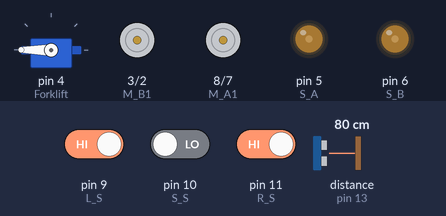
Simulated run of this sketch. Board: Arduino Uno, built with avr-gcc and run on an emulated ATmega328P. Parts: servo, motor-driver pin pairs drawn as motors (green arrow = first pin HIGH = forward, orange = second pin HIGH = backward, longer = more drive), output pins drawn as LEDs (lit = HIGH). Wiring (inferred from the names in the program): ultrasonic range finder: trigger pin 12; echo pin 13. Inputs (shaded band) come from the test bench; at power-on: distance to the obstacle (sensor on pin 13) 80 cm, pin 9 (L_S) HIGH, pin 11 (R_S) HIGH, pin 10 (S_S) LOW. The echo pulse lasts 58.3 µs per cm; pins used as bus, display or sensor lines are not drawn.

Above: at 1.2 s.
1.3 s: distance to the obstacle (sensor on pin 13) set to 5 cm
4.0 s: distance to the obstacle (sensor on pin 13) set to 2 cm
At 5.66 s:
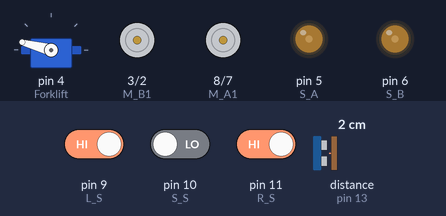
7.0 s: pin 9 (L_S) driven LOW
At 9.4 s:
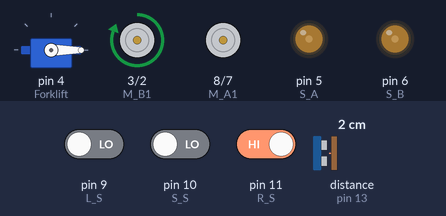
9.8 s: pin 11 (R_S) driven LOW
At 10.9 s:
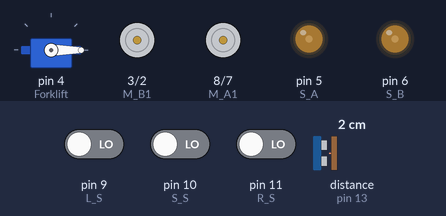
11.3 s: pin 10 (S_S) driven HIGH
At 12.0 s:
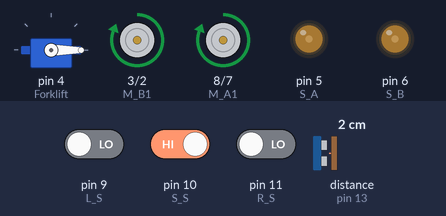
12.8 s: pin 9 (L_S) driven HIGH
At 13.1 s:
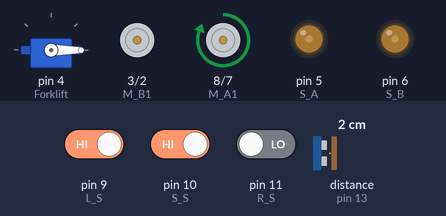
Timing chart, 0 to 15.3 s (numbered marks = the images above; inputs shaded):
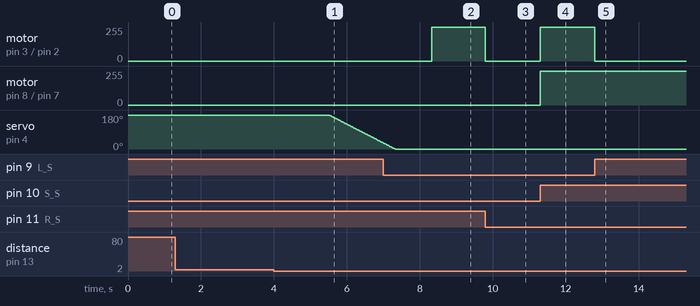

The sketch:

forklift.ino
```cpp
#include  <Servo.h>

Servo Forklift;


int S_A = 5;    // Speed motor A
int M_A1 = 8;   // Motor A = +
int M_A2 = 7;   // Motor A = -
int M_B1 = 3;   // Motor B = -
int M_B2 = 2;   // Motor B = +
int S_B = 6;    // Speed motor B

int R_S = 11;   // Sensor R
int S_S = 10;   // Sensor S
int L_S = 9;    // Sensor L

const int trigPin = 12; // Ultrasonic sensor trigger pin
const int echoPin = 13; // Ultrasonic sensor echo pin

void setup() {

  Forklift.attach(4);  //servo motor pin
  Forklift.write(180);  //servo motor initial position

  pinMode(M_B1, OUTPUT);
  pinMode(M_B2, OUTPUT);
  pinMode(M_A1, OUTPUT);
  pinMode(M_A2, OUTPUT);
  pinMode(S_B, OUTPUT);
  pinMode(S_A, OUTPUT);

  pinMode(L_S, INPUT);
  pinMode(S_S, INPUT);
  pinMode(R_S, INPUT);

  pinMode(trigPin, OUTPUT);
  pinMode(echoPin, INPUT);

  analogWrite(S_A, 65);
  analogWrite(S_B, 65);
  //delay(200);
}

void loop() {

   float distance = getUltrasonicDistance();

   if (distance <3) {
     Stop();                 // Stop the robot if an object is detected within 3cm
     delay(1500);
     for(int i =180; i>=0; i--){
         Forklift.write(i);
         delay(10);
     }

     delay(1000);

     while(true){

      if ((digitalRead(L_S) == 0) && (digitalRead(S_S) == 1) && (digitalRead(R_S) == 0)) {
          forward();
        }

        if ((digitalRead(L_S) == 1) && (digitalRead(S_S) == 1) && (digitalRead(R_S) == 0)) {
          turnLeft();
        }

        if ((digitalRead(L_S) == 1) && (digitalRead(S_S) == 0) && (digitalRead(R_S) == 0)) {
          turnLeft();
        }

        if ((digitalRead(L_S) == 0) && (digitalRead(S_S) == 1) && (digitalRead(R_S) == 1)) {
          turnRight();
        }

        if ((digitalRead(L_S) == 0) && (digitalRead(S_S) == 0) && (digitalRead(R_S) == 1)) {
          turnRight();
        }

        if ((digitalRead(L_S) == 1) && (digitalRead(S_S) == 1) && (digitalRead(R_S) == 1)) {                //all sensors in black line
          Stop();
          delay(1500);
          for(int i =0; i<=180; i++){
             Forklift.write(i);
             delay(10);
          }
          delay(1000);
          backward();
          delay(600);
          while(true){
            Stop();
          }

        }

        if ((digitalRead(L_S) == 0) && (digitalRead(S_S) == 0) && (digitalRead(R_S) == 0)) {
          Stop();
        }


     }
   }

    else {

        if ((digitalRead(L_S) == 0) && (digitalRead(S_S) == 1) && (digitalRead(R_S) == 0)) {
          forward();
        }

        if ((digitalRead(L_S) == 1) && (digitalRead(S_S) == 1) && (digitalRead(R_S) == 0)) {
          turnLeft();
        }

        if ((digitalRead(L_S) == 1) && (digitalRead(S_S) == 0) && (digitalRead(R_S) == 0)) {
          turnLeft();
        }

        if ((digitalRead(L_S) == 0) && (digitalRead(S_S) == 1) && (digitalRead(R_S) == 1)) {
          turnRight();
        }

        if ((digitalRead(L_S) == 0) && (digitalRead(S_S) == 0) && (digitalRead(R_S) == 1)) {
          turnRight();
        }

        if ((digitalRead(L_S) == 1) && (digitalRead(S_S) == 1) && (digitalRead(R_S) == 1)) {
          Stop();
        }

        if ((digitalRead(L_S) == 0) && (digitalRead(S_S) == 0) && (digitalRead(R_S) == 0)) {
          Stop();
        }
  }


}


void forward() {
  digitalWrite(M_A1, HIGH);
  digitalWrite(M_A2, LOW);
  digitalWrite(M_B1, HIGH);
  digitalWrite(M_B2, LOW);
}

void backward() {
  digitalWrite(M_A1, LOW);
  digitalWrite(M_A2, HIGH);
  digitalWrite(M_B1, LOW);
  digitalWrite(M_B2, HIGH);
}


void turnRight() {
  digitalWrite(M_A1, LOW);
  digitalWrite(M_A2, LOW);
  digitalWrite(M_B1, HIGH);
  digitalWrite(M_B2, LOW);
}

void turnLeft() {
  digitalWrite(M_A1, HIGH);
  digitalWrite(M_A2, LOW);
  digitalWrite(M_B1, LOW);
  digitalWrite(M_B2, LOW);
}

void Stop() {
  digitalWrite(M_A1, LOW);
  digitalWrite(M_A2, LOW);
  digitalWrite(M_B1, LOW);
  digitalWrite(M_B2, LOW);
}

void setupUltrasonic() {
  // Additional ultrasonic sensor setup code if needed
}

float getUltrasonicDistance() {
  digitalWrite(trigPin, LOW);
  delayMicroseconds(2);
  digitalWrite(trigPin, HIGH);
  delayMicroseconds(10);
  digitalWrite(trigPin, LOW);

  unsigned long duration = pulseIn(echoPin, HIGH);
  float distance = duration * 0.034 / 2;

  return distance;
}
```

Measured:
- the behaviour switches between 4 and 3 cm on distance to the obstacle (sensor on pin 13) (found by bisection; images 0 and 1)
- after the input at 1.3 s, every drawn part: stays the same
- after the input at 4.0 s, servo on pin 4 (Forklift): moves from 180° to 33° over 1.5 s, starting after 1.5 s
- after the input at 7.0 s, motor on pin 3 (M_B1) / pin 2 (M_B2): stopped → forward 255/255 after 1.3 s
- after the input at 9.8 s, motor on pin 3 (M_B1) / pin 2 (M_B2): forward 255/255 → stopped at once
- after the input at 11.3 s, motor on pin 3 (M_B1) / pin 2 (M_B2), motor on pin 8 (M_A1) / pin 7 (M_A2): stopped → forward 255/255 at once
- after the input at 12.8 s, motor on pin 3 (M_B1) / pin 2 (M_B2): forward 255/255 → stopped at once
